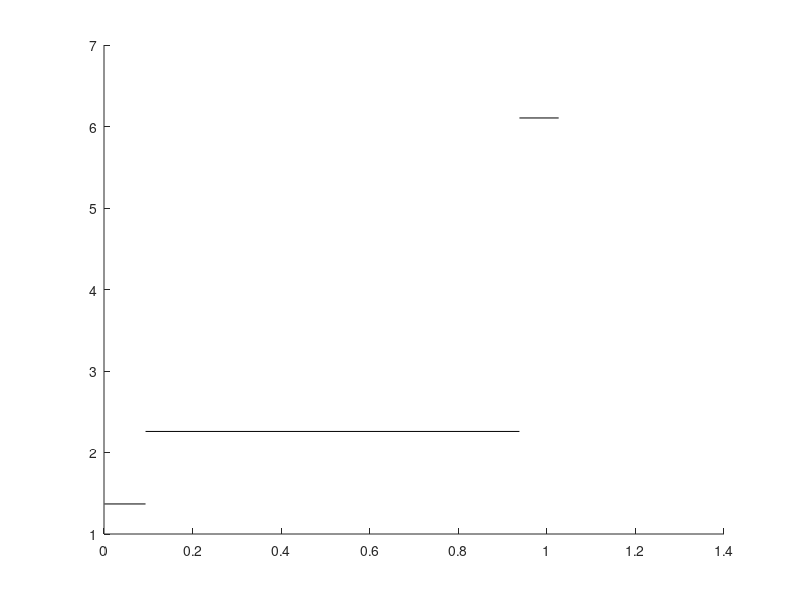

MATLAB code for this plot: (Note: this script raises an error after producing the figure.)
clc
clear all

% establish a straight line reach potential field

% R needs U
% R needs T
% Relationship between L and U
Ncand = 500;
figure(438)
clf
hold on

xn = 1e-3;
subnum = 0;
% t1 = zeros(subnum+1,1);
% t2 = zeros(subnum,1);
% x1 = zeros(subnum,1);
% x2 = zeros(subnum,1);
% t = zeros(subnum,1);
t1(1) = 0;
fudge=-1;
while (xn<1)&&(subnum<20)
    subnum = subnum + 1;
    xnp1 = linspace(xn,1.03,Ncand)';
    
    Un = 506*exp(xn*-10.18)+1.1;
    Unp1 = 506*exp(xnp1.*-10.18)+1.1;
    
    Vn=-450*xn^4*(xn - 1)^4;
    Vnp1=-450*xnp1.^4.*(xnp1 - 1).^4;
    
    Anp1 = 589*exp(xnp1.*-9.37)+1.65;
    Tm2np1 = Unp1+expinv(rand(Ncand,1),Anp1);
    Tm2np1(Tm2np1> 0.05^-2)=0.05^-2;
    
    Rnp1 = fudge*(Vnp1-Vn)+((0.15.*(xnp1-xn)).^2.*Tm2np1)*1.875^2;
    % figure(1)
    % clf
    % subplot(2,1,1);
    % plot(xnp1,1./sqrt(Tm2np1),'k')
    % subplot(2,1,2);
    % plot(xnp1,Rnp1,'b')
    % hold on
    % choose R from an expoential distribution temp = 0.67
    pRnp1=exppdf(Rnp1,.2);
    pRnp1=pRnp1/sum(pRnp1);
    cpRnp1=cumsum(pRnp1);
    % for i = 1:Ncand
    %     f(i)=find(cpRnp1>=rand,1,'first');
    % end
    f=find(cpRnp1>=rand,1,'first');
    % plot(xnp1(f),zeros(size(f))+0.2+rand(size(f))*0.2,'k.','MarkerSize',1)
    % plot(xnp1,cpRnp1,'m-')
    % plot(xnp1,gradient(cpRnp1)./gradient(xnp1),'g-')
    % xn = xnp1(f);
    plot([xn,xnp1(f)],subnum+rand*0.5+[0 0],'k-')
    Tm2np1 = Tm2np1(f);
    t(subnum) = 1/sqrt(Tm2np1);
    x1(subnum) = 0.15*xn;
    %xn = mean([xnp1(f),xn]);
    xn = xnp1(f);
    x2(subnum) = 0.15*xn;
    t1(subnum+1) = t1(subnum) + t(subnum)/2;
    t2(subnum) = t1(subnum) + t(subnum);
end
t1(end)=[];
plotSubefforts(t1,t2,x1,x2);
